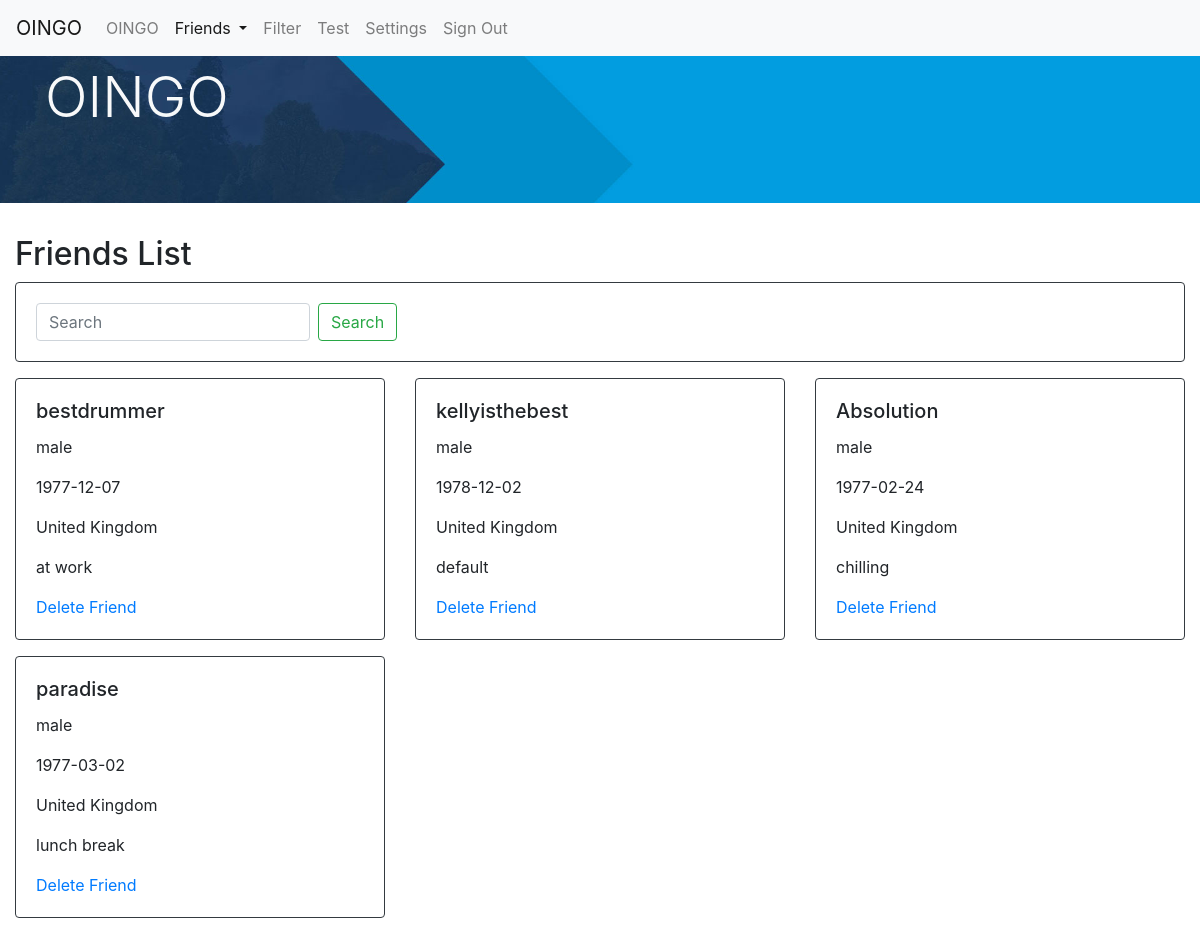
Page /friends.php (signed in) on the committed database.
### tables this page shows
CREATE TABLE `friendship` (
  `userID1` int(11) NOT NULL,
  `userID2` int(11) NOT NULL
);

CREATE TABLE `user` (
  `userID` int(11) NOT NULL,
  `email` varchar(45) NOT NULL,
  `userName` varchar(45) NOT NULL,
  `password` varchar(45) NOT NULL,
  `gender` varchar(45) DEFAULT NULL,
  `birthDate` date DEFAULT NULL,
  `region` varchar(45) DEFAULT NULL
);

CREATE TABLE `state` (
  `userID` int(11) NOT NULL,
  `state` varchar(45) NOT NULL
);

### friends.php (the view, shortened to what this page needs)
<?php
$server="localhost";
$db_username="root";
$db_password="";
$db_name="proj1";
$con=mysqli_connect($server, $db_username, $db_password, $db_name);
$userid=$_SESSION['userid'];
$sql="select friendship.userID2, user.userName, user.gender, user.birthdate, user.region, state.state
	  from friendship join user on friendship.userID2=user.userID join state on friendship.userID2=state.userID
	  where friendship.userID1='$userid'";
$result=mysqli_query($con, $sql);
$row=mysqli_num_rows($result);
?>
<!DOCTYPE html>
<html>
	<head>
		<link rel="stylesheet" type="text/css" href="css/bootstrap.css">
	</head>
	<body>
		<nav class="navbar navbar-expand-lg navbar-light bg-light fixed-top">
			<a class="navbar-brand" href="index.html">OINGO</a>
			<div class="collapse navbar-collapse" id="navbarNav">
				<ul class="navbar-nav">
					<li class="nav-item">
						<a class="nav-link" href="index.html">OINGO</a>
					</li>
					<li class="nav-item active">
						<a class="nav-link dropdown-toggle" href="#" id="navbarDropdownMenuLink" role="button" data-toggle="dropdown" aria-haspopup="true" aria-expanded="false">
							Friends<span class="sr-only">(current)</span>
						</a>
					</li>
					<li class="nav-item">
						<a class="nav-link" href="filter.php">Filter</a>
					</li>
					<li class="nav-item">
						<a class="nav-link" href="test.php">Test</a>
					</li>
					<li class="nav-item">
						<a class="nav-link" href="setting.php">Settings</a>
					</li>
					<li class="nav-item">
						<a class="nav-link" href="#">Sign Out</a>
					</li>
				</ul>
			</div>
		</nav>
		<div class="jumbotron jumbotron-fluid">
			<div class="container">
				<span class="text-light"><h1 class="display-4">OINGO</h1></span>
			</div>
		</div>
			<div class="container-fluid">
				<h2>Friends List</h2>
				<div class="row">
					<div class='col-sm-12 col-md-12 col-12'>
					<div class="card border-dark mb-3">
					<div class="card-body">
						  <form class="form-inline">
    <input class="form-control mr-sm-2" type="search" placeholder="Search" aria-label="Search">
    <button class="btn btn-outline-success my-2 my-sm-0" type="submit">Search</button>
  </form>
					</div>
					</div>
					</div>
				</div>
			<div class="row">
			<?php
			for($i=0;$i<$row;$i++)
			{
				$friend=mysqli_fetch_array($result);
			echo "<div class='col-sm-6 col-md-4 col-12'>";
						echo "<div class='card border-dark mb-3'>";
							echo "<div class='card-body'>";
								echo "<h5 class='card-title'>".$friend['userName']."</h5>";
								echo "<p class='card-text'>".$friend['gender']."</p>";
								echo "<p class='card-text'>".$friend['birthdate']."</p>";
								echo "<p class='card-text'>".$friend['region']."</p>";
								echo "<p class='card-text'>".$friend['state']."</p>";
								echo "<a href='delete.php?friendid=".$friend['userID2']."class='btn btn-primary'>Delete Friend</a>";
							echo "</div>";
						echo "</div>";
			echo "</div>";
			}
			?>
			</div>
		</div>
	</body>
</html>

### friends.php (style rules this page uses)
.jumbotron { background-image: url("img/primary-search-bg.jpg"); background-size: cover; }

### rows in the picture
friendship: userID2.userName "bestdrummer", userID2.gender "male", userID2.birthDate "1977-12-07", userID2.region "United Kingdom", state.state "at work"
friendship: userID2.userName "kellyisthebest", userID2.gender "male", userID2.birthDate "1978-12-02", userID2.region "United Kingdom", state.state "default"
friendship: userID2.userName "Absolution", userID2.gender "male", userID2.birthDate "1977-02-24", userID2.region "United Kingdom", state.state "chilling"
friendship: userID2.userName "paradise", userID2.gender "male", userID2.birthDate "1977-03-02", userID2.region "United Kingdom", state.state "lunch break"
